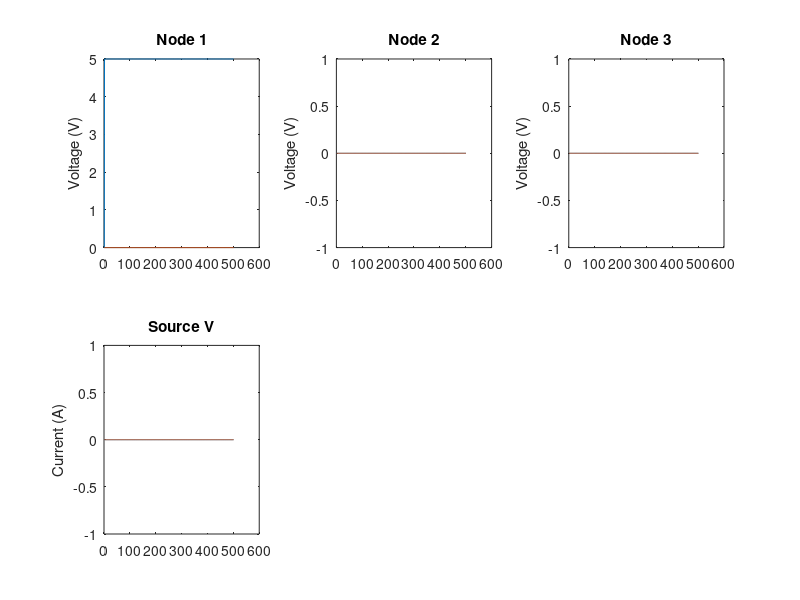

Source code (MATLAB):
%N2Sim Netlist Reading Circuit Simulator
%Names 		 						Syntax
%  Voltage source								V# In Out Magnitude		(will repeat if this is a matrix)
%  Resistor										R# In Out Magnitude
%  Capacitor									C# In Out Magnitude
%  inductors									L# In Out Magnitude
%  Voltage Controlled and Delayed Source		D# In Out ControlIn ControlOut Alpha Delaytime
%  Voltage Controlled Voltage Source			E# In Out ControlIn ControlOut Alpha
%  Optical Coupler								X# In Out In 		Out 	   CouplingCoeff
%  Phase Shift									P# In Out Alpha		Phi		   Delay
%  Fiber or Waveguide							F# In Out Length    Beta1      N     Loss
%  Splitter                                     S# In Out Out
%  Joiner                                       J# In In  Out
%		input variables 					  name p1 p2  p3		p4	p5      p6 	     p7		p8			p9
%  Bidirectional Fiber or Waveguide				B# In In  Out       Out	Length  Beta1A   NA    LossA	  Beta1B
%														  	p10			p11	  p12
%												   		  	NB 			LossB Sigma

clear variables;
% todo: adjust timesteps and deltat based on something other than random numbers
timesteps = 500; %how long to simulate for
deltat=0.000002; % time in seconds for time step
thresh=0.01; %accuracy of newton-rhapson loops for NLVCVs

%read in netlist here
try
    [name, p1, p2, p3, p4, p5, p6, p7, p8, p9, p10, p11, p12] = textread('netlist.txt',' %s %s %s %s %s %s %s %s %s %s %s %s %s');
catch
    fprintf('netlist.txt not found');
    return
end
for n=1:size(name); p1{n}=str2num(p1{n}); p2{n}=str2num(p2{n}); end
%could just read in ints, but this keeps indexing consistent (otherwise matlab turns these into [])

%preallocate matrices (we'll sparse them later)
nnodes=max(max([ cell2mat(p1) cell2mat(p2) ])); capmat = zeros(nnodes); condmat = zeros(nnodes);

nirow = 0; %current row counter for voltage sources, to keep track from one component to the next
vlist=[]; rlist=[]; clist=[]; llist=[]; dlist=[]; elist=[]; xlist=[];
plist=[]; flist=[]; fdt=[]; slist=[]; jlist=[];
%make lists to keep track of which components exist where, will be useful for components needing extra-matrix math

%add all our components
for j=1:length(name)
    switch(name{j}(1)) %checks first character of name (handles non-unique names fine)
        case 'V'
            nirow=nirow+1; %add a current row for each component that needs one.
            vlist=[vlist [j;nirow]];
            %appends location of components in netlist, and their assoscated current row for later use
            Inames(nirow,:)=name{j}; %name for graphing later
            p3{j}=str2num(p3{j}); %needs to be a number (or matrix of)
            if p1{j}~=0; condmat(nnodes+nirow,p1{j}) = -1; end
            if p2{j}~=0
                condmat(nnodes+nirow,p2{j}) = 1;
                condmat(p2{j},nnodes+nirow) = 1;
            end
            for t=1:timesteps
                tmp=mod(t,size(p3{j},2));
                source(nnodes+nirow,t)=p3{j}(tmp+1);
            end
        case 'E'
            nirow=nirow+1;
            elist=[elist j;nirow];
            Inames(nirow,:)=name{j}; %name for graphing later
            p5{j}=str2num(p5{j});
            if p1{j}~=0; condmat(p1{j},nnodes+nirow)=1; end
            if p2{j}~=0
                condmat(p2{j},nnodes+nirow)=1;
                condmat(nnodes+nirow,p2{j})=1;
            end
        case 'D'
            nirow=nirow+1;
            dlist=[dlist [j;nirow]];
            Inames(nirow,:)=name{j};
            p5{j}=str2num(p5{j});
            p6{j}=str2num(p6{j});
            if p1{j}~=0; condmat(nnodes+nirow,p1{j})=-1; end
            if p2{j}~=0
                condmat(nnodes+nirow,p2{j})=1;
                condmat(nnodes+nirow,p2{j})=1;
            end
            p3{j}=str2num(p3{j});
        case 'P'
            nirow=nirow+1;
            p5{j}=str2num(p5{j});
            p3{j}=str2num(p3{j});
            plist=[plist [j; nirow]];
            Inames(nirow,:)=name{j};
            if p2{j}~=0
                condmat(nnodes+nirow,p2{j})=1;
                condmat(p2{j},nnodes+nirow)=1;
            end
        case 'X'
            nirow=nirow+1;
            xlist=[xlist [j]];
            Inames(nirow,:)=name{j};
            p5{j}=str2num(p5{j});
            p4{j}=str2num(p4{j});
            p3{j}=str2num(p3{j});
            %first current row
            if p1{j}~=0 && p2{j}~=0
                condmat(nnodes+nirow,p1{j})=sqrt(1-p5{j});
            end
            if p2{j}~=0 && p3{j} ~=0
                condmat(nnodes+nirow,p3{j})=sqrt(p5{j});
            end
            condmat(nnodes+nirow,p2{j})=-1;
            condmat(p2{j},nnodes+nirow)=1;
            %for second current row
            nirow=nirow+1;
            condmat(p4{j},p4{j})=-1;
            if p1{j}~=0 && p4{j}~=0
                condmat(nnodes+nirow,p1{j})=sqrt(p5{j});
            end
            
            if p2{j}~=0 && p4{j} ~=0
                condmat(nnodes+nirow,p2{j})=sqrt(1-p5{j});
            end
            condmat(nnodes+nirow,p4{j})=-1;
            condmat(p4{j},nnodes+nirow)=1;
        case 'S'
            slist=[slist j];
            nirow=nirow+1;
            p3{j}=str2num(p3{j});
            Inames(nirow,:)=name{j};
            condmat(nnodes+nirow,p1{j})=0.5;
            condmat(nnodes+nirow,p2{j})=-1/sqrt(2);
            condmat(p2{j},nnodes+nirow)=1;
            
            nirow=nirow+1;
            condmat(nnodes+nirow,p1{j})=0.5;
            condmat(nnodes+nirow,p3{j})=-1/sqrt(2);
            condmat(p3{j},nnodes+nirow)=1;
            
        case 'J'
            nirow=nirow+1;
            Inames(nirow,:)=name{j};
            jlist=[jlist [j;nirow]];
            p3{j}=str2num(p3{j});
            condmat(nnodes+nirow,p1{j})=-sqrt(2);
            condmat(nnodes+nirow,p2{j})=-sqrt(2);
            condmat(nnodes+nirow,p3{j})=2;
            condmat(p3{j},nnodes+nirow)=1;
        case 'R'
            rlist=[rlist j];
            p3{j}=str2num(p3{j});
            if p1{j}~=0
                condmat(p1{j},p1{j})=condmat(p1{j},p1{j}) + 1/p3{j};
            end
            if p2{j}~=0
                condmat(p2{j},p2{j})=condmat(p2{j},p2{j}) + 1/p3{j};
            end
            if p1{j}~=0 && p2{j}~=0
                condmat(p1{j},p2{j})=condmat(p1{j},p2{j}) - 1/p3{j};
                condmat(p2{j},p1{j})=condmat(p2{j},p1{j}) - 1/p3{j};
            end
        case 'C'
            clist=[clist j];
            p3{j}=str2num(p3{j});
            if p1{j}~=0
                capmat(p1{j},p1{j})=capmat(p1{j},p1{j}) + p3{j};
            end
            if p2{j}~=0
                capmat(p2{j},p2{j})=capmat(p2{j},p2{j}) + p3{j};
            end
            if p1{j}~=0 && p2{j}~=0
                capmat(p1{j},p2{j})=capmat(p1{j},p2{j}) - p3{j};
                capmat(p2{j},p1{j})=capmat(p2{j},p1{j}) - p3{j};
            end
        case 'L'
            p3{j}=str2num(p3{j});
            nirow=nirow+1;
            llist=[llist j;nirow];
            Inames(nirow,:)=name{j};
            if p1{j}~=0;
                condmat(nnodes+nirow,p1{j}) = -1;
                condmat(p1{j},nnodes+nirow) = 1;
            end
            if p2{j}~=0;
                condmat(p2{j},nnodes+nirow) = -1;
                condmat(nnodes+nirow,p2{j}) = 1;
            end
            if p1{j}~=0 && p2{j}~=0; %%I have no idea what I did here. I'm sure something belongs here
            end
            capmat(nnodes+nirow,nnodes+nirow)=p3{j};
        case 'F'
            nirow=nirow+1;
            flist=[flist [j; nirow]];
            Inames(nirow,:)=name{j};
            p3{j}=str2num(p3{j});
            p4{j}=str2num(p4{j});
            p5{j}=str2num(p5{j});
            p6{j}=str2num(p6{j});
            fiber{j} = fdfiber(p3{j},p4{j},p5{j},p6{j});
            if p2{j}~=0
                condmat(nnodes+nirow,p2{j})=1;
                condmat(p2{j},nnodes+nirow)=1;
            end
            fiber{j}.plotting=0;
            fdt = [fdt fiber{j}.deltat];
        case 'B'
            p3{j}=str2num(p3{j});
            p4{j}=str2num(p4{j});
            p5{j}=str2num(p5{j});
            p6{j}=str2num(p6{j});
            p7{j}=str2num(p7{j});
            p8{j}=str2num(p8{j});
            p9{j}=str2num(p9{j});
            p10{j}=str2num(p10{j});
            p11{j}=str2num(p11{j});
            p12{j}=str2num(p12{j});
            
            
            
            nirow=nirow+1;
            flist=[flist [j; nirow]];
            Inames(nirow,:)=name{j};
            
            fiber{j} = bfib4(p5{j},p6{j},p7{j},p8{j},p9{j},p10{j},p11{j},p12{j});
            if p4{j}~=0
                condmat(nnodes+nirow,p4{j})=1;
                condmat(p4{j},nnodes+nirow)=1;
            end
            
            
            nirow=nirow+1;
            if p3{j}~=0
                condmat(nnodes+nirow,p3{j})=1;
                condmat(p3{j},nnodes+nirow)=1;
            end
            
            fiber{j}.sigma=p7{j};
            fiber{j}.plotting= 1;
            fdt = [fdt fiber{j}.deltat];
    end
end

condmat=[condmat zeros(size(condmat,1),nnodes+nirow-size(condmat,2));
    zeros(nnodes+nirow-size(condmat,1),size(condmat,1))...
    zeros(nnodes+nirow-size(condmat,2),nnodes+nirow-size(condmat,1)) ];
%now having added lines to condmat, we need to make capmat the same size. source sometimes too
capmat=[capmat 						zeros(size(capmat,1),size(condmat,2)-size(capmat,2));...
    zeros(size(condmat,1)-size(capmat,1),size(capmat,2))	zeros(size(condmat,1)-size(capmat,1))	];

%that done, define our matrices for actual math using LU decomp.
[LL,LU,LP]=lu(sparse(capmat)+deltat*sparse(condmat)); %leaves cap&cond in full form for analysis
%but completes the LU facotrization for speed
%pre-allocations
matsize=size(condmat,1);
source=[source; zeros(nnodes+nirow-size(source,1),size(source,2))];


nlvsource = zeros(matsize,1);
nlvsource_old = zeros(matsize,1);
voltage = zeros(matsize,timesteps);

for t=1:timesteps
    d_nlvs=inf*ones(matsize,1); %start with infinite derivative to prevent premature loop exit
    while(max(d_nlvs))>thresh
        for nn=1:size(dlist,2) %for each memory delay
            j=dlist(1,nn); %grab the row that the delay component is in
            if t>p6{j} %if time is > than delay
                vdrop=0; %so vdrop is accurate when p4{j}==0
                if p4{j}~=0; vdrop=-voltage(p4{j},t-p6{j}); end
                if p5{j}~=0; vdrop= vdrop + voltage(p5{j},t-p6{j}); end
                source(nnodes+dlist(2,nn),t)= p5{j}*vdrop;
                %TODO: support nonlinear here also, depreciate either E or D component
            end
        end
        for nn=1:size(plist,2)
            j=plist(1,nn);
            if t>p5{j}
                source(nnodes+plist(2,nn),t)=voltage(p1{j},t-p5{j})*exp(-1i*eval(p4{j}))*exp(-0.5*p3{j});
            end
        end
        
        for nn=1:size(flist,2) %for optical fiber
            j=flist(1,nn); %call the object relevant to the fiber, drop output in voltage source vector
            fiber{j}=fiber{j}.simulateFiber(voltage(p1{j},t),voltage(p2{j},t),t,(t-1),deltat);
            source(nnodes+flist(2,nn),t)=fiber{j}.Vouta;
            try    
            source(nnodes+flist(2,nn)+1,t)=fiber{j}.Voutb;
            catch
            end
            
        end
        
        voltage(:,t+1)= LU\(LL\LP*(capmat*voltage(:,t)+(source(:,t)+nlvsource)*deltat)); %MATH!
        % recalculate nonlinear voltage courses
        %(at t>1 the above calc uses previous steps vopltages as first guess)
        for nn=1:size(elist,2)
            vdrop=0; %same as in D-component
            if p3{j}~=0; vdrop = vdrop - voltage(p3{j},t+1); end
            if p4{j}~=0; vdrop = vdrop + voltage(p4{j},t+1); end
            try
            nlvsource(nnodes+dlist(2,nn))=eval(p5{j}); %runs user-supplied command
            catch
                error('Nonlinear voltage source relation is invalid')
            end
        end
        d_nlvs= (nlvsource - nlvsource_old); %calculate change, to compare against accuracy threshhold
        nlvsource_old=nlvsource; %set current to old for next round's comparison
    end
end

figure; %plot the results
for n=1:(nnodes+nirow)
    if n<=nnodes
        subplot(2,max(nnodes,nirow),n)
        plot(1:timesteps+1,real(voltage(n,:)),1:timesteps+1,imag(voltage(n,:)));
        title(['Node ' num2str(n)]);
        ylabel('Voltage (V)');
    else
        subplot(2,max(nnodes,nirow),n)
        plot(1:timesteps+1,-real(voltage(n,:)),1:timesteps+1,-imag(voltage(n,:)));
        title(['Source ' Inames(n-nnodes)]);
        ylabel('Current (A)');
    end
end
return